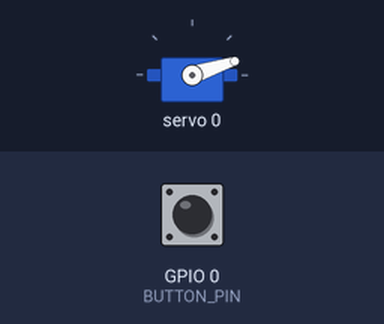
Recording of a sketch running on a simulated ESP32-S3. On the bench: servo. Inputs (shaded band) come from the test bench; at power-on: GPIO 0 (BUTTON_PIN) HIGH. What the sketch prints to the serial monitor is not drawn.

Above: at 1.2 s.
1.3 s: GPIO 0 (BUTTON_PIN) pulled LOW for 0.15 s
At 2.6 s:
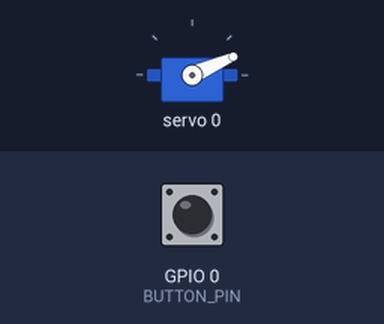
2.9 s: GPIO 0 (BUTTON_PIN) pulled LOW for 1 s
At 5.1 s:
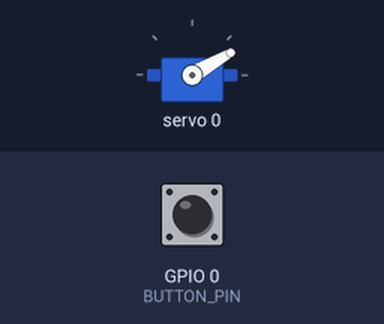
5.4 s: GPIO 0 (BUTTON_PIN) pulsed LOW 5 times (0.12 s each, 0.3 s apart)
At 8.0 s:
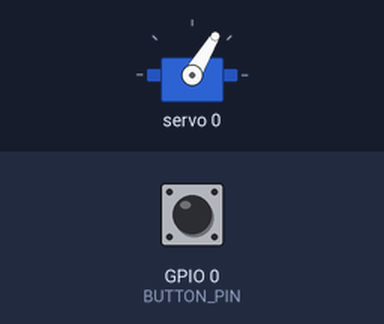
8.4 s: GPIO 0 (BUTTON_PIN) pulled LOW for 0.15 s
At 9.4 s:
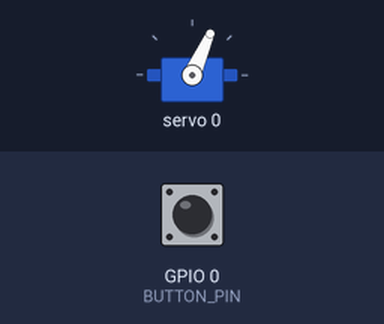
10.0 s: GPIO 0 (BUTTON_PIN) pulsed LOW 5 times (0.12 s each, 0.3 s apart)
At 11.7 s:
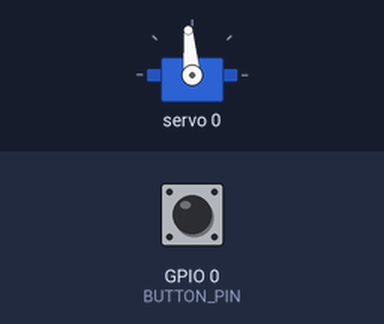
13.0 s: GPIO 0 (BUTTON_PIN) pulled LOW for 3.2 s
At 17.0 s:
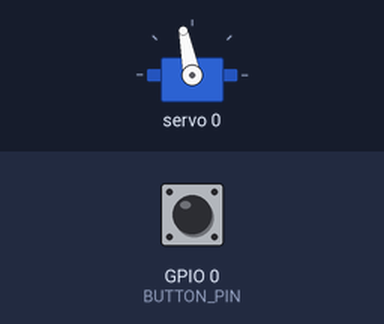
Timing chart, 0 to 18.5 s (numbered marks = the images above; inputs shaded):
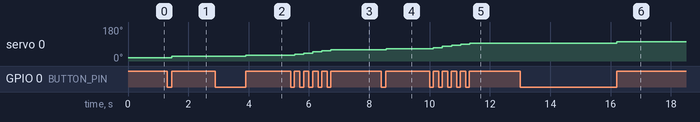

Measured:
- after the input at 1.3 s, servo 0: 18° → 24° after 0.16 s
- after the input at 2.9 s, servo 0: 24° → 30° after 1.0 s
- after the input at 5.4 s, servo 0: moves from 30° to 59° over 1.2 s, starting after 0.13 s
- after the input at 8.4 s, servo 0: 59° → 66° after 0.16 s
- after the input at 10.0 s, servo 0: moves from 66° to 95° over 1.2 s, starting after 0.13 s
- after the input at 13.0 s, servo 0: 95° → 101° after 3.2 s

The sketch:

ESP32S3_PWM_Servo_Gripper.ino
```cpp
 #include <Wire.h>
#include <Adafruit_PWMServoDriver.h>

// ==========================================
// การตั้งค่า Debug (1 = เปิด Debug, 0 = ปิด Debug)
#define DEBUG_MODE 1

#if DEBUG_MODE
  #define DEBUG_PRINT(x) Serial.print(x)
  #define DEBUG_PRINTLN(x) Serial.println(x)
#else
  #define DEBUG_PRINT(x)
  #define DEBUG_PRINTLN(x)
#endif
// ==========================================

// กำหนดขา I2C สำหรับ ESP32-S3
#define SDA_PIN 14
#define SCL_PIN 15

// กำหนดขาปุ่มกด
#define BUTTON_PIN 0

// เรียกใช้ไลบรารี PCA9685
Adafruit_PWMServoDriver pwm = Adafruit_PWMServoDriver();

// ตั้งค่า Pulse ของ Servo
#define SERVOMIN  150
#define SERVOMAX  600
#define SERVO_CH  0

// สถานะการทำงานของโปรแกรม
enum State { SET_CLOSE, SET_OPEN, RUNNING };
State currentState = SET_CLOSE;

int currentAngle = 0;
int closeAngle = 0;
int openAngle = 0;

// ตัวแปรสำหรับการเช็คปุ่มกด
unsigned long buttonPressTime = 0;
bool isButtonPressed = false;
bool longPressHandled = false;

// ตัวแปรสำหรับการทำงานวนลูป 5 วินาที
unsigned long lastRunTime = 0;
bool isGripperClosed = true;

void setup() {
  Serial.begin(115200);

  pinMode(BUTTON_PIN, INPUT_PULLUP);

  Wire.begin(SDA_PIN, SCL_PIN);
  pwm.begin();
  pwm.setOscillatorFrequency(27000000);
  pwm.setPWMFreq(50);
  delay(10);

  DEBUG_PRINTLN("\n[DEBUG] System Started!");
  DEBUG_PRINT("[DEBUG] SDA: "); DEBUG_PRINT(SDA_PIN);
  DEBUG_PRINT(" | SCL: "); DEBUG_PRINTLN(SCL_PIN);

  setServoAngle(currentAngle);

  Serial.println("--- เข้าสู่โหมดตั้งค่า องศาหุบ (Close) ---");
  Serial.println("- กดสั้นๆ เพื่อปรับองศาทีละ 5 องศา");
  Serial.println("- กดค้าง 5 วินาที เพื่อบันทึกค่า");
}

void loop() {
  bool currentBtnState = (digitalRead(BUTTON_PIN) == LOW);

  // ตรวจจับตอนเริ่มกดปุ่ม
  if (currentBtnState && !isButtonPressed) {
    isButtonPressed = true;
    buttonPressTime = millis();
    longPressHandled = false;
    DEBUG_PRINTLN("[DEBUG] Button PRESSED");
  }

  // ขณะที่ปุ่มกำลังถูกกดแช่ไว้
  if (currentBtnState && isButtonPressed) {
    if (!longPressHandled && (millis() - buttonPressTime >= 5000)) {
      DEBUG_PRINTLN("[DEBUG] Triggering LONG Press (>= 5000ms)");
      handleLongPress();
      longPressHandled = true;
    }
  }

  // ตรวจจับตอนปล่อยปุ่ม
  if (!currentBtnState && isButtonPressed) {
    isButtonPressed = false;
    unsigned long holdDuration = millis() - buttonPressTime;

    DEBUG_PRINT("[DEBUG] Button RELEASED. Held for: ");
    DEBUG_PRINT(holdDuration);
    DEBUG_PRINTLN(" ms");

    // ถ้าปล่อยปุ่มก่อน 5 วินาที และไม่ใช่การเด้งของปุ่ม (Debounce > 50ms)
    if (!longPressHandled && holdDuration > 50) {
      DEBUG_PRINTLN("[DEBUG] Triggering SHORT Press");
      handleShortPress();
    }
  }

  // --- โหมดทำงานจริง (RUNNING) ---
  if (currentState == RUNNING) {
    if (millis() - lastRunTime >= 5000) {
      lastRunTime = millis();

      DEBUG_PRINTLN("[DEBUG] 5-second interval triggered");

      if (isGripperClosed) {
        setServoAngle(openAngle);
        isGripperClosed = false;
        Serial.println("สถานะ: อ้า (OPEN)");
      } else {
        setServoAngle(closeAngle);
        isGripperClosed = true;
        Serial.println("สถานะ: หุบ (CLOSE)");
      }
    }
  }
}

// ฟังก์ชันปรับองศา Servo
void setServoAngle(int angle) {
  int pulse = map(angle, 0, 180, SERVOMIN, SERVOMAX);

  DEBUG_PRINT("[DEBUG] Setting Servo CH "); DEBUG_PRINT(SERVO_CH);
  DEBUG_PRINT(" to Angle: "); DEBUG_PRINT(angle);
  DEBUG_PRINT(" (Pulse: "); DEBUG_PRINT(pulse); DEBUG_PRINTLN(")");

  pwm.setPWM(SERVO_CH, 0, pulse);
}

// ฟังก์ชันจัดการเมื่อกดปุ่มสั้นๆ (ปรับองศา)
void handleShortPress() {
  if (currentState == SET_CLOSE || currentState == SET_OPEN) {
    currentAngle += 5;
    if (currentAngle > 180) {
      currentAngle = 0;
    }
    setServoAngle(currentAngle);

    Serial.print("ปรับองศาปัจจุบันเป็น: ");
    Serial.print(currentAngle);
    Serial.println(" องศา");
  }
}

// ฟังก์ชันจัดการเมื่อกดปุ่มค้าง 5 วินาที
void handleLongPress() {
  if (currentState == SET_CLOSE) {
    closeAngle = currentAngle;
    currentState = SET_OPEN;

    DEBUG_PRINTLN("[DEBUG] State changed: SET_CLOSE -> SET_OPEN");
    Serial.print(">> บันทึก 'องศาหุบ' ที่: ");
    Serial.print(closeAngle);
    Serial.println(" องศา เรียบร้อยแล้ว <<");
    Serial.println("\n--- เข้าสู่โหมดตั้งค่า องศาอ้า (Open) ---");

  }
  else if (currentState == SET_OPEN) {
    openAngle = currentAngle;
    currentState = RUNNING;
    lastRunTime = millis();

    DEBUG_PRINTLN("[DEBUG] State changed: SET_OPEN -> RUNNING");
    Serial.print(">> บันทึก 'องศาอ้า' ที่: ");
    Serial.print(openAngle);
    Serial.println(" องศา เรียบร้อยแล้ว <<");
    Serial.println("\n--- เริ่มต้นการทำงาน (หุบ-อ้า สลับกันทุก 5 วินาที) ---");

    setServoAngle(closeAngle);
    isGripperClosed = true;
  }
}
```
